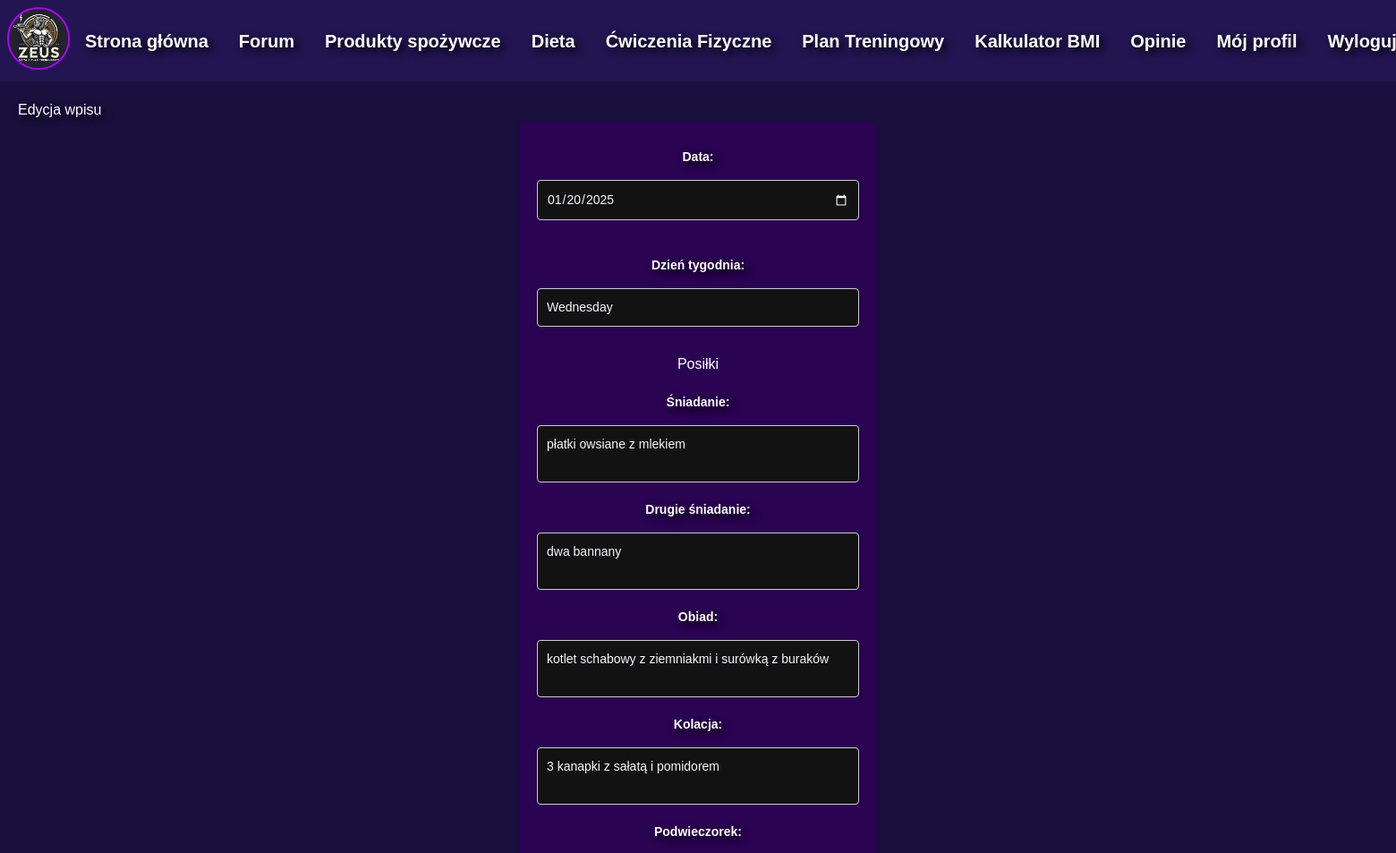
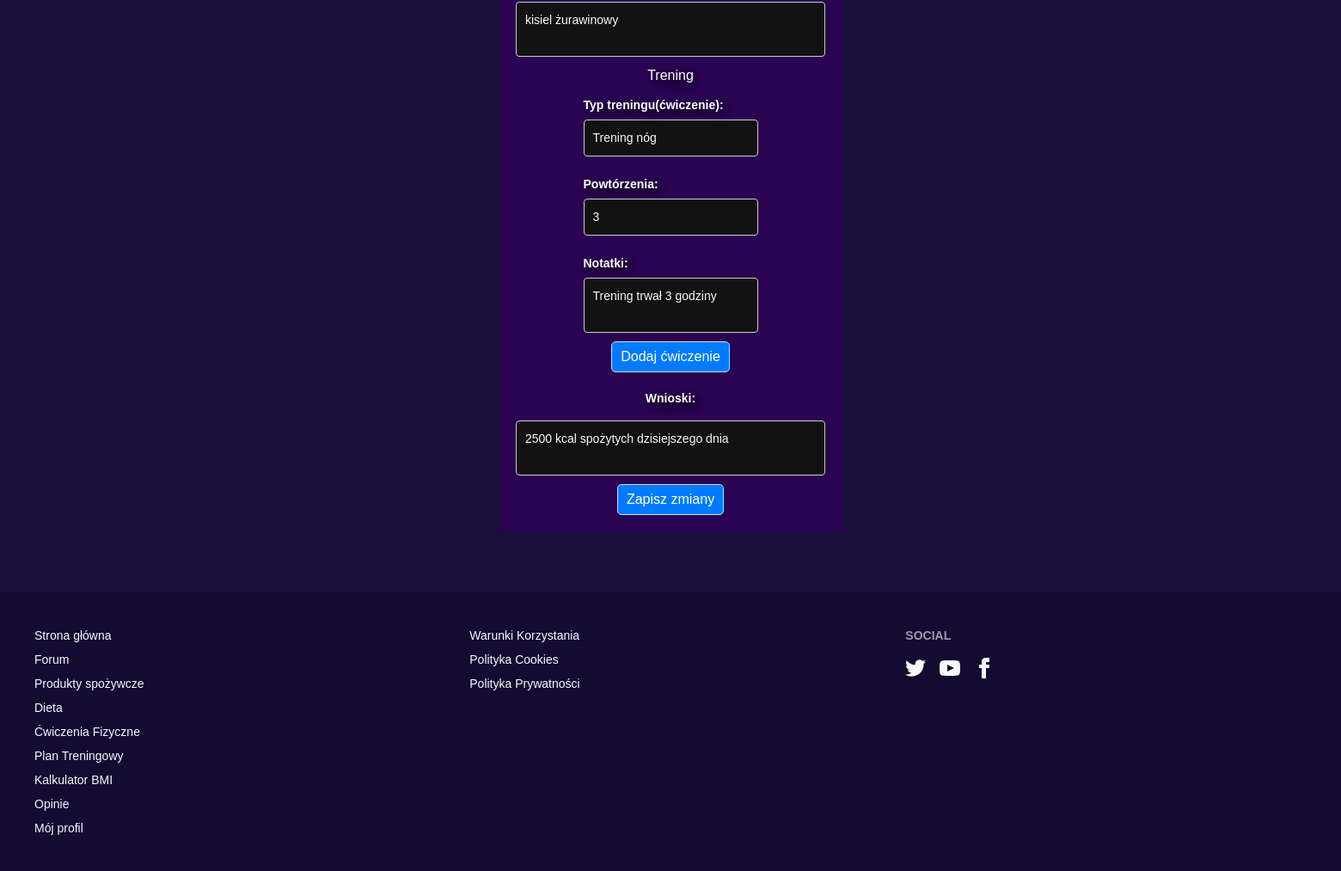
Screenshot of /profile/journal/edit/1 (signed in) with the database file from the repository (2 pictures, top to bottom).
### models.py (models this page shows, shortened)
class JournalEntry(db.Model):
    __tablename__ = 'journal_entry'
    id = db.Column(db.Integer, primary_key=True)
    user_id = db.Column(db.Integer, db.ForeignKey('user.id'), nullable=False)
    date = db.Column(db.Date, nullable=False)
    day_of_week = db.Column(db.String(15), nullable=False)
    breakfast = db.Column(db.Text, nullable=True)
    second_breakfast = db.Column(db.Text, nullable=True)
    lunch = db.Column(db.Text, nullable=True)
    dinner = db.Column(db.Text, nullable=True)
    snack = db.Column(db.Text, nullable=True)
    workout_type = db.Column(db.Text, nullable=True)
    workout_reps = db.Column(db.String(50), nullable=True)
    workout_notes = db.Column(db.Text, nullable=True)
    conclusions = db.Column(db.Text, nullable=True)
    created_at = db.Column(db.DateTime, default=db.func.current_timestamp())
    workout_details = db.Column(db.Text, nullable=True)

### app.py (the view, shortened to what this page needs)
@app.route('/profile/journal/edit/<int:entry_id>', methods=['GET', 'POST'])
@login_required
def edit_journal_entry(entry_id):
    entry = JournalEntry.query.filter_by(id=entry_id, user_id=current_user.id).first_or_404()
    entry.workout_details = json.loads(entry.workout_details) if entry.workout_details else []
    return render_template('edit_journal_entry.html', entry=entry)

### app.py (called while the page is built)
@login_manager.user_loader
def load_user(user_id):
    return User.get(user_id)

### models.py (called while the page is built)
    @staticmethod
    def get(user_id):
        return User.query.get(int(user_id))

### templates/edit_journal_entry.html (shortened to what this page needs)
{% extends 'base.html' %}
{% block content %}
<h1 class="pp1">Edycja wpisu</h1>
<form method="POST" action="{{ url_for('edit_journal_entry', entry_id=entry.id) }}">
    <label for="date"><a class="pp1">Data:</a></label>
    <input type="date" name="date" id="date" value="{{ entry.date }}" required>
    <label for="day_of_week"><a class="pp1">Dzień tygodnia:</a></label>
    <input type="text" name="day_of_week" id="day_of_week" value="{{ entry.day_of_week }}" required>
    <h3>Posiłki</h3>
    <label for="breakfast"><a class="pp1">Śniadanie:</a></label>
    <textarea name="breakfast" id="breakfast">{{ entry.breakfast }}</textarea>
    <label for="second_breakfast"><a class="pp1">Drugie śniadanie:</a></label>
    <textarea name="second_breakfast" id="second_breakfast">{{ entry.second_breakfast }}</textarea>
    <label for="lunch"><a class="pp1">Obiad:</a></label>
    <textarea name="lunch" id="lunch">{{ entry.lunch }}</textarea>
    <label for="dinner"><a class="pp1">Kolacja:</a></label>
    <textarea name="dinner" id="dinner">{{ entry.dinner }}</textarea>
    <label for="snack"><a class="pp1">Podwieczorek:</a></label>
    <textarea name="snack" id="snack">{{ entry.snack }}</textarea>
    <h3 class="pp1">Trening</h3>
    <div id="workouts">
        {% for workout in entry.workout_details %}
        <div class="workout">
            <label><a class="pp1">Typ treningu(ćwiczenie):</a></label>
            <input type="text" name="workout_type" value="{{ workout.type }}" required>
            <label><a class="pp1">Powtórzenia:</a></label>
            <input type="text" name="workout_reps" value="{{ workout.reps }}">
            <label><a class="pp1">Notatki:</a></label>
            <textarea name="workout_notes">{{ workout.notes }}</textarea>
        </div>
        {% endfor %}
    </div>
    <button type="button" onclick="addWorkout()">Dodaj ćwiczenie</button>
    <label for="conclusions"><a class="pp1">Wnioski:</a></label>
    <textarea name="conclusions" id="conclusions">{{ entry.conclusions }}</textarea>
    <button type="submit">Zapisz zmiany</button>
</form>
{% endblock %}

### static/style.css (style rules this page uses)
body { font-family: Arial, sans-serif; margin: 0; padding: 0; box-sizing: border-box; }
form { display: flex; gap: 10px; align-items: center; margin-bottom: 20px; }
form label { font-weight: bold; }
form select, form button { padding: 5px 10px; border: 1px solid #ddd; border-radius: 5px; }
form button { background-color: #007bff; color: white; cursor: pointer; }
form { display: flex; flex-wrap: wrap; gap: 10px; align-items: center; margin-bottom: 20px; }
form select, form input, form button { padding: 5px 10px; border: 1px solid #ddd; border-radius: 5px; }
textarea, input[type="text"], input[type="date"], input[type="file"] { display: block; width: 100%; max-width: 600px; margin-bottom: 20px; padding: 10px; font-size: 14px; border: 1px solid #ddd; border-radius: 4px; }
h3 { margin-top: 20px; font-size: 18px; color: #ffffff; }

### templates/edit_journal_entry.html (style rules this page uses)
form { display: flex; flex-direction: column; max-width: 400px; margin: 0 auto; background-color: rgba(45, 2, 85, 0.87); padding: 20px; border-radius: 8px; box-shadow: 0 2px 4px rgba(0, 0, 0, 0.1); text-color:white; }
.pp1 { color: white; text-shadow: 4px 4px 8px #000000; }
form label { margin-top: 10px; font-weight: bold; color: #333; font-size: 14px; }
form input[type="text"], form input[type="date"], form input[type="number"], form input[type="file"], form textarea { width: 100%; margin-top: 5px; padding: 10px; border: 1px solid #ccc; border-radius: 4px; font-size: 14px; }
form textarea { resize: none; }

### rows the page displays
JournalEntry: date "01/20/2025", day_of_week "Wednesday", breakfast "płatki owsiane z mlekiem", second_breakfast "dwa bannany", lunch "kotlet schabowy z ziemniakmi i surówką z buraków", dinner "3 kanapki z sałatą i pomidorem", snack "kisiel żurawinowy", conclusions "2500 kcal spożytych dzisiejszego dnia"
